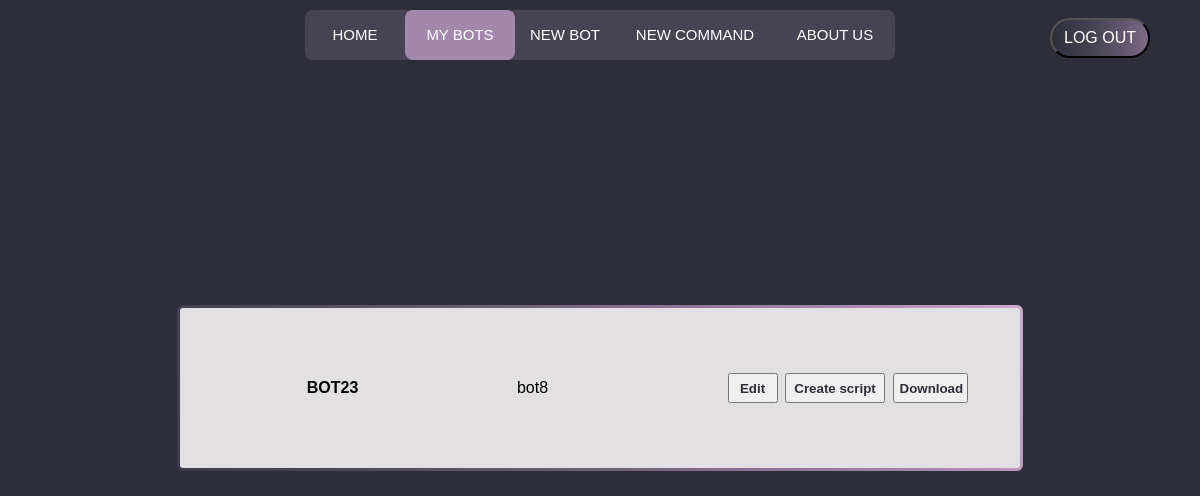
Page /bots/ (signed in) on the earlier database version.
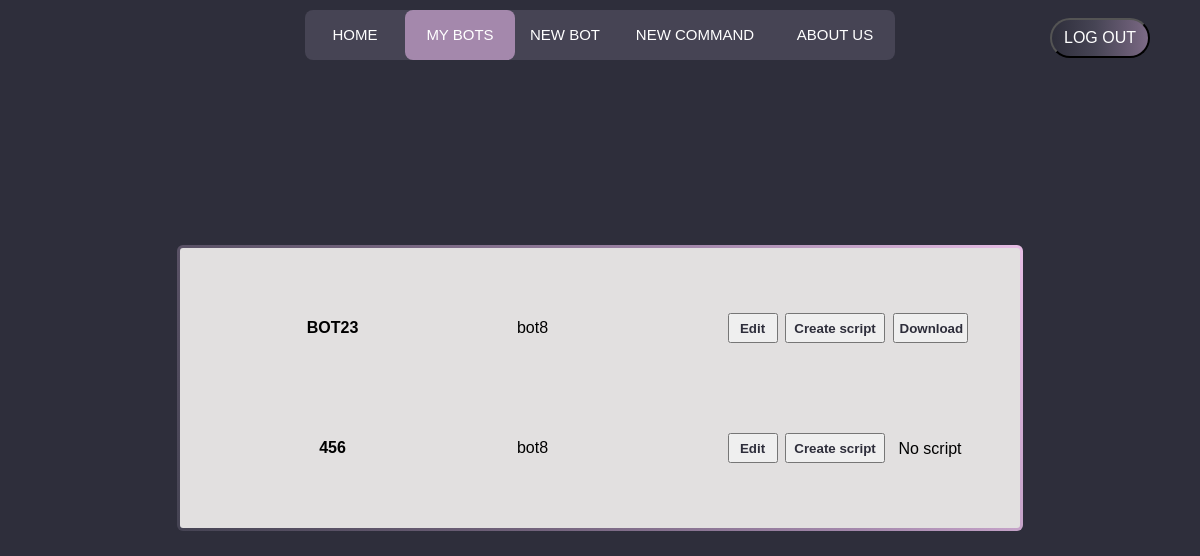
Same page on the later database version.
### constructor/models.py (models this page shows, shortened)
class Bot(models.Model):
    user = models.ForeignKey(User, on_delete=models.CASCADE, null=True, blank=True)
    bot_username = models.CharField("Bot's username", max_length=30)
    bot_token = models.CharField("Bot's token", max_length=50, null=False)
    has_script = models.BooleanField('Has script?', default=False)
    script_path = models.CharField('Path', default='', max_length=70)

### authentication/models.py (models this page shows)
class CustomUser(AbstractUser):
    email = models.EmailField('Email', unique=True)
    avatar = models.ImageField('Avatar', blank=True, upload_to=f'avatars/')
    telegram_id = models.CharField('Telegram id', blank=True, max_length=40)
    def __str__(self):
        return self.username

### constructor/views.py (the view, shortened to what this page needs)
# urls.py: path('', BotList.as_view(), name='bots')
class BotList(LoginRequiredMixin, View):
    model = Bot
    template_name = 'constructor/bots-list.html'
    context_object_name = 'bots'
    def get(self, request):
        return render(request,
                      self.template_name,
                      context={
                          "bots": Bot.objects.all().filter(user=self.request.user),
                          "commands": Command.objects.all()
                      }
                      )

### constructor/templates/constructor/bots-list.html (shortened to what this page needs)
{% extends 'main/base.html' %}
{% load static %}
{% block links %}
    <link rel="stylesheet" href="{% static 'constructor/css/bot_list.css' %}">
    <link rel="stylesheet" href="https://cdn.jsdelivr.net/npm/bootstrap-icons@1.9.1/font/bootstrap-icons.css">
{% endblock %}
{% block div-animation %}<div class="animation start-bots"></div>{% endblock %}
{% block content %}
    <main>
    <div class="tasks-list gradient-border">
                {% for bot in bots %}
                    <div class="overtask">
                        <div class="task">
                              <div class="task-content">
                                  <p><strong>{{bot.bot_username}}</strong></p>
                                  <p>{{ bot.user }}</p>
                              </div>
                              <div class="buttons">
                                  <td><a href="{% url 'bot-edit-page' pk=bot.bot_username %}"><button class="bot-btn edit-btn" type="button">Edit</button></a></td>
                                  <td>
                                        <form method="post">
                                            <button class="bot-btn create-script-btn" type="submit" name="{{ bot.bot_username }} {{ bot.bot_token }}">Create script</button>
                                        </form>
                                  </td>
                                  <td>
                                      {% if bot.has_script %}
                                          <a href="{% get_media_prefix %}{{ bot.script_path }}" download><button class="bot-btn script-btn">Download</button></a>
                                      {% else %}
                                          <a><div class="noss script-btn">No script</div></a>
                                      {% endif %}
                                  </td>
                              </div>
                    </div>
                    {% empty %}
                        <h2>Nothing is here...</h2>
                    {% endfor %}
        </div>
    </div>
    </main>
{% endblock %}

Differences in the rows shown:
added Bot: bot_username "456", user "bot8", has_script "No script"
